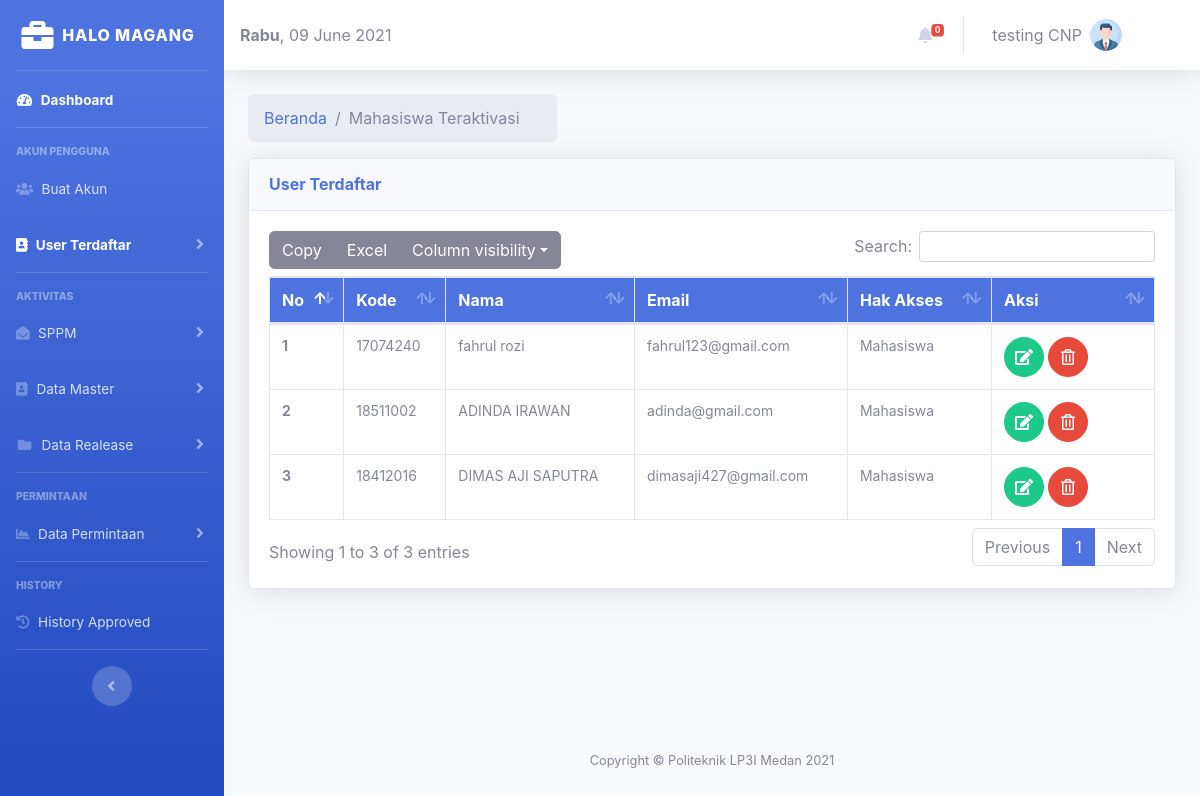
/views_cnp/mahasiswa_teraktivasi.php (signed in), run on the app's committed database.
### tables this page shows
CREATE TABLE `pass_adm` (
  `id` int(11) NOT NULL,
  `kode` varchar(255) NOT NULL,
  `password` varchar(255) DEFAULT NULL,
  `nama` varchar(255) DEFAULT NULL,
  `email` varchar(255) DEFAULT NULL,
  `level` varchar(255) DEFAULT NULL
);

### views_cnp/mahasiswa_teraktivasi.php (the view, shortened to what this page needs)
<?php
include '../conn/koneksi.php';
include '../component/header.php';
?>
<body id="page-top">
    <?php
    include 'menu.php';
    include '../component/profile1.php';
    ?>
    <div class="container-fluid">
        <nav aria-label="breadcrumb ">
            <ol class="breadcrumb col-lg-4 ">
                <li class="breadcrumb-item"><a href="index.php">Beranda</a></li>
                <li class="breadcrumb-item active" aria-current="page">Mahasiswa Teraktivasi </li>
            </ol>
        </nav>
        <div class="card shadow mb-4">
            <div class="card-header py-3 d-flex flex-row align-items-center justify-content-between">
                <h6 class="m-0 font-weight-bold text-primary">User Terdaftar</h6>
            </div>
            <div class="card-body">
                <div class="table-responsive">
                    <table id="datatable" class="table table-hover table-bordered " style="width:100%">
                        <thead class="bg-primary">
                            <tr>
                                <th scope="col" style="color: white">No</th>
                                <th scope="col" style="color: white">Kode</th>
                                <th scope="col" style="color: white; ">Nama</th>
                                <th scope="col" style="color: white">Email</th>
                                <th scope="col" style="color: white">Hak Akses</th>
                                <th scope="col" style="color: white; width: 120px">Aksi</th>
                            </tr>
                        </thead>
                        <tbody>
                            <?php
                            $no = 0;
                            $data = mysqli_query($conn, "select * from pass_adm where level='mahasiswa' ");
                            while ($d = mysqli_fetch_array($data)) {
                                $no++;
                            ?>
                                <tr>
                                    <th scope="row" style="font-size: 14px"><?php echo $no; ?></th>
                                    <td style="font-size: 14px"><?php echo $d['kode'];  ?></td>
                                    <td style="font-size: 14px"><?php echo $d['nama'];  ?></td>
                                    <td style="font-size: 14px"><?php echo $d['email'];  ?></td>
                                    <td style="font-size: 14px"><?php $level = $d['level'];
                                                                if ($level == "mahasiswa") {
                                                                    echo $level = "Mahasiswa";
                                                                } ?></td>
                                    <td style="font-size: 14px"> <a href="#" class="btn btn-success btn-circle" data-target="#edit<?php echo $d['id']; ?>" data-toggle="modal">
                                            <i class="fas fa-edit"></i>
                                        </a>
                                        <a href="delete_AkunM.php?id=<?= $d['id'] ?>" class="btn btn-danger btn-xs delete-data btn-circle">
                                            <i class="far fa-trash-alt"></i>
                                        </a>
                                    </td>
                                </tr>
                            <?php
                            }
                            ?>
                        </tbody>
                    </table>
                </div>
            </div>
        </div>
    </div>
    <?php
    include '../component/script.php';
    ?>
    <?php
    include '../component/footer.php';
    ?>
</body>
</html>

### data on the page
pass_adm: kode "17074240", nama "fahrul rozi", email "fahrul123@gmail.com"
pass_adm: kode "18511002", nama "ADINDA IRAWAN", email "adinda@gmail.com"
pass_adm: kode "18412016", nama "DIMAS AJI SAPUTRA", email "dimasaji427@gmail.com"

### other printed values
$hari_ini "Rabu"
$total "0"
$_SESSION['nama'] "testing CNP"
